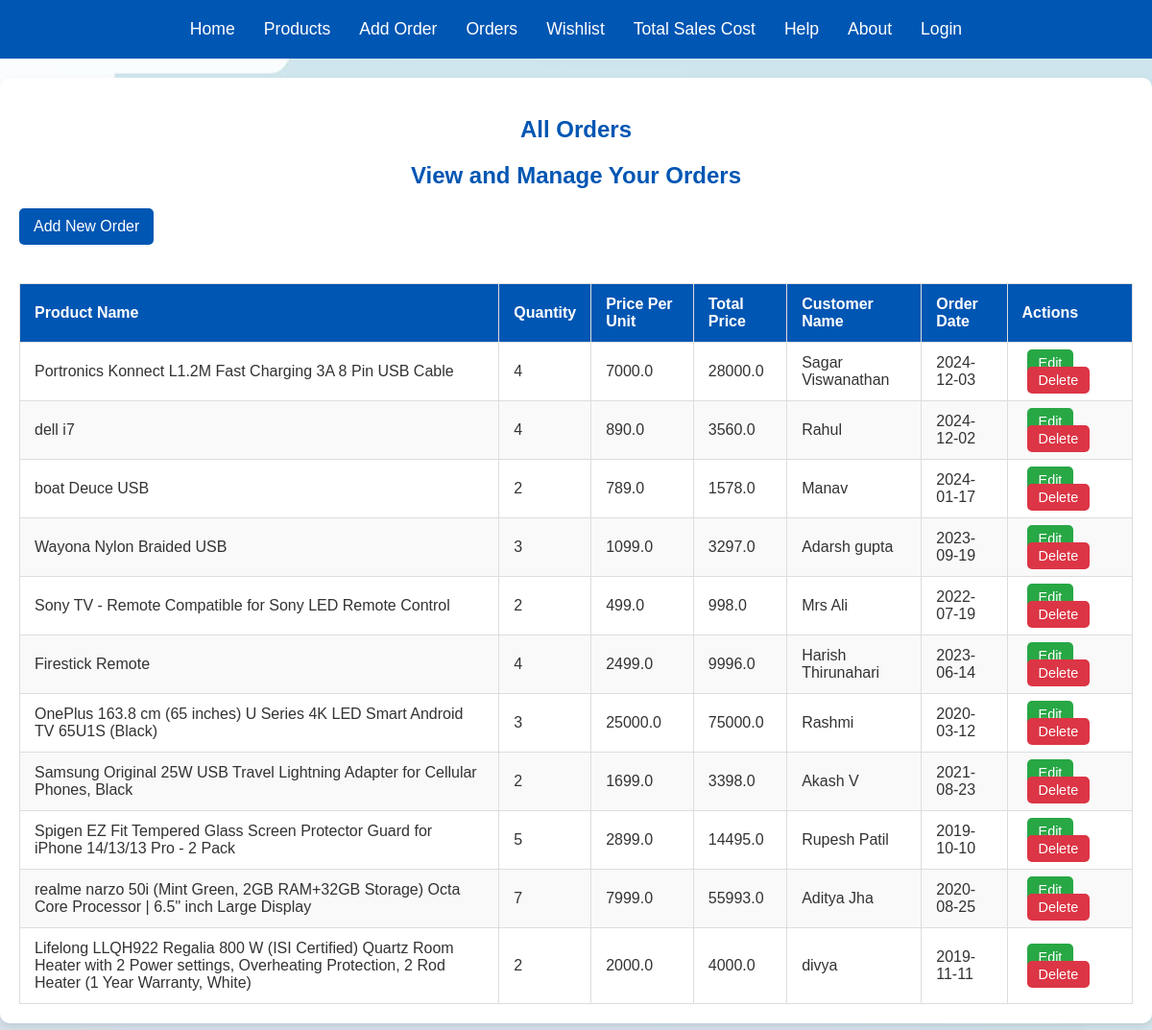
The page /orders on the database its author committed.
### models/order.py (models this page shows, shortened)
class Order(db.Model):
    __tablename__ = 'orders'  # This specifies the table name
    id = db.Column(db.Integer, primary_key=True)  # Primary Key
    product_name = db.Column(db.String(100), nullable=False)  # Product name
    quantity = db.Column(db.Integer, nullable=False)  # Quantity of products
    price_per_unit = db.Column(db.Float, nullable=False)  # Price per unit
    total_price = db.Column(db.Float, nullable=False)  # Total price (calculated field)
    customer_name = db.Column(db.String(100), nullable=False)  # Customer's name
    order_date = db.Column(db.String(100), nullable=False)  # Date of the order

### app.py (the view)
@app.route('/orders')
def orders():
    orders = Order.query.all()
    return render_template('orders.html', orders=orders)

### templates/orders.html (shortened to what this page needs)
<!DOCTYPE html>
<html lang="en">
<head>
</head>
<body>
    <nav>
        <a href="/">Home</a>
        <a href="/products">Products</a>
        <a href="/add_orders">Add Order</a>
        <a href="/orders">Orders</a>
        <a href="/wishlist">Wishlist</a>
        <a href="/cost">Total Sales Cost</a>
        <a href="/help">Help</a>
        <a href="/about">About</a>
        <a href="/login">Login</a>
    </nav>
    <div class="container">
        <h2>All Orders</h2>
        <h2>View and Manage Your Orders</h2>
        <a href="/add_orders" class="btn">Add New Order</a>
        <table>
            <thead>
                <tr>
                    <th>Product Name</th>
                    <th>Quantity</th>
                    <th>Price Per Unit</th>
                    <th>Total Price</th>
                    <th>Customer Name</th>
                    <th>Order Date</th>
                    <th>Actions</th>
                </tr>
            </thead>
            <tbody>
                {% for order in orders %}
                <tr>
                    <td>{{ order.product_name }}</td>
                    <td>{{ order.quantity }}</td>
                    <td>{{ order.price_per_unit }}</td>
                    <td>{{ order.total_price }}</td>
                    <td>{{ order.customer_name }}</td>
                    <td>{{ order.order_date }}</td>
                    <td class="actions">
                        <a href="/update_order/{{ order.id }}" class="edit">Edit</a>
                        <a href="/delete_order/{{ order.id }}" class="delete" onclick="delete()">Delete</a>
                    </td>
                </tr>
                {% endfor %}
            </tbody>
        </table>
    </div>
</body>
</html>

### templates/orders.html (style rules this page uses)
body { margin: 0; font-family: Arial, sans-serif; background-color: #f4f4f4; color: #333; background-image:url('static/img2.jpg'); }
nav { background-color: #0056b3; overflow: hidden; display: flex; justify-content: center; padding: 20px; }
nav a { color: white; text-decoration: none; margin: 0 15px; font-size: 1.1em; }
.container { max-width: 1200px; margin: 20px auto; padding: 20px; background: white; box-shadow: 0 4px 8px rgba(0, 0, 0, 0.1); border-radius: 10px; }
h2 { text-align: center; color: #0056b3; margin-bottom: 20px; }
table { width: 100%; border-collapse: collapse; margin-top: 20px; }
table th, table td { padding: 12px 15px; border: 1px solid #ddd; text-align: left; }
table th { background-color: #0056b3; color: white; }
table tbody tr:nth-child(even) { background-color: #f9f9f9; }
.actions a { text-decoration: none; padding: 6px 12px; border-radius: 5px; color: white; font-size: 0.9em; margin: 0 5px; }
.actions a.edit { background-color: #28a745; }
.actions a.delete { background-color: #dc3545; }
.btn { display: inline-block; background-color: #0056b3; color: white; padding: 10px 15px; text-align: center; border-radius: 5px; text-decoration: none; margin-bottom: 20px; }

### rows shown on the page
Order: product_name "Portronics Konnect L1.2M Fast Charging 3A 8 Pin USB Cable", quantity "4", price_per_unit "7000.0", total_price "28000.0", customer_name "Sagar Viswanathan", order_date "2024-12-03"
Order: product_name "dell i7", quantity "4", price_per_unit "890.0", total_price "3560.0", customer_name "Rahul", order_date "2024-12-02"
Order: product_name "boat Deuce USB", quantity "2", price_per_unit "789.0", total_price "1578.0", customer_name "Manav", order_date "2024-01-17"
Order: product_name "Wayona Nylon Braided USB", quantity "3", price_per_unit "1099.0", total_price "3297.0", customer_name "Adarsh gupta", order_date "2023-09-19"
Order: product_name "Sony TV - Remote Compatible for Sony LED Remote Control", quantity "2", price_per_unit "499.0", total_price "998.0", customer_name "Mrs Ali", order_date "2022-07-19"
Order: product_name "Firestick Remote", quantity "4", price_per_unit "2499.0", total_price "9996.0", customer_name "Harish Thirunahari", order_date "2023-06-14"
Order: product_name "OnePlus 163.8 cm (65 inches) U Series 4K LED Smart Android TV 65U1S (Black)", quantity "3", price_per_unit "25000.0", total_price "75000.0", customer_name "Rashmi", order_date "2020-03-12"
Order: product_name "Samsung Original 25W USB Travel Lightning Adapter for Cellular Phones, Black", quantity "2", price_per_unit "1699.0", total_price "3398.0", customer_name "Akash V", order_date "2021-08-23"
Order: product_name "Spigen EZ Fit Tempered Glass Screen Protector Guard for iPhone 14/13/13 Pro - 2 Pack", quantity "5", price_per_unit "2899.0", total_price "14495.0", customer_name "Rupesh Patil", order_date "2019-10-10"
Order: product_name "realme narzo 50i (Mint Green, 2GB RAM+32GB Storage) Octa Core Processor | 6.5\" inch Large Display", quantity "7", price_per_unit "7999.0", total_price "55993.0", customer_name "Aditya Jha", order_date "2020-08-25"
Order: product_name "Lifelong LLQH922 Regalia 800 W (ISI Certified) Quartz Room Heater with 2 Power settings, Overheating Protection, 2 Rod Heater (1 Year Warranty, White)", quantity "2", price_per_unit "2000.0", total_price "4000.0", customer_name "divya", order_date "2019-11-11"
